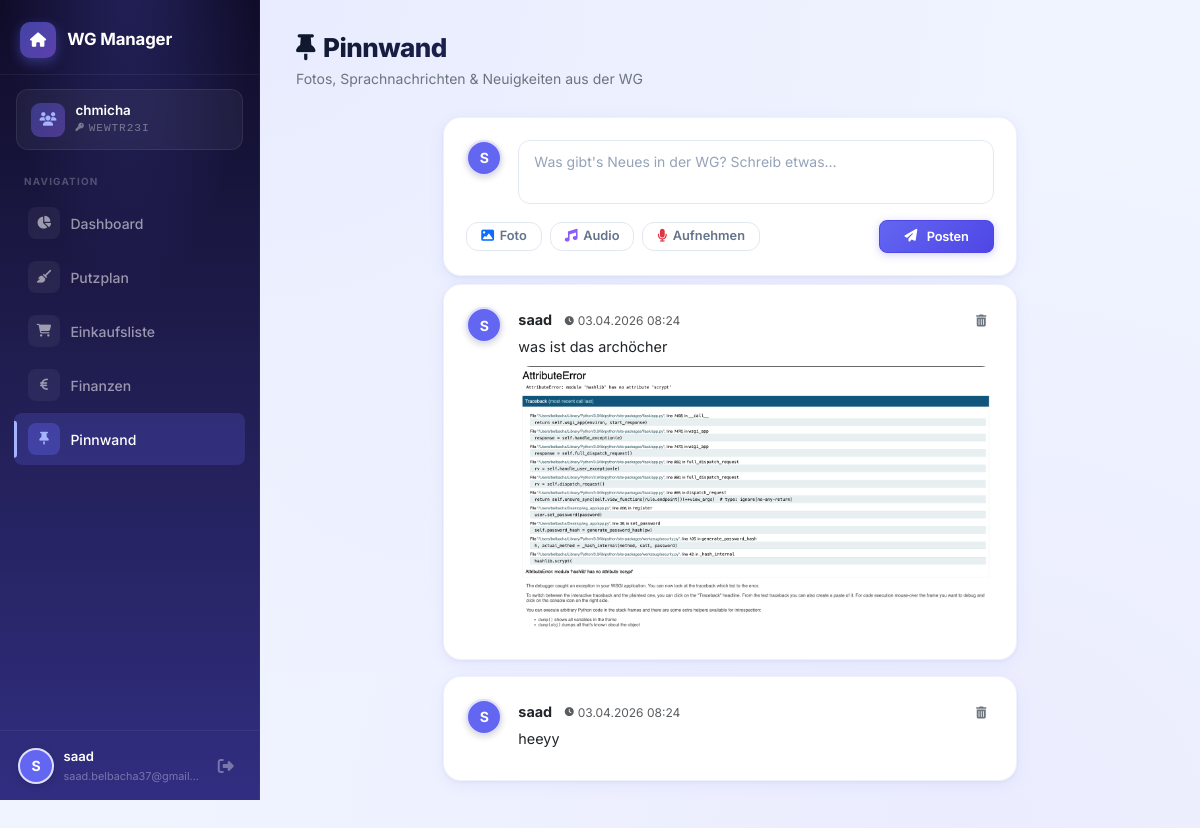
Page /feed (signed in) on the committed database.
### app.py (models this page shows, shortened)
class WG(db.Model):
    __tablename__ = 'wgs'
    id          = db.Column(db.Integer, primary_key=True)
    name        = db.Column(db.String(100), nullable=False)
    invite_code = db.Column(db.String(8),   unique=True, nullable=False)
    created_by  = db.Column(db.Integer, db.ForeignKey('users.id'), nullable=False)
    created_at  = db.Column(db.DateTime, default=datetime.utcnow)
    memberships    = db.relationship('WGMembership', backref='wg', lazy=True)
    tasks          = db.relationship('CleaningTask',  backref='wg', lazy=True)
    shopping_items = db.relationship('ShoppingItem',  backref='wg', lazy=True)
    expenses       = db.relationship('Expense',       backref='wg', lazy=True)
    feed_posts     = db.relationship('FeedPost',      backref='wg', lazy=True)

class User(UserMixin, db.Model):
    __tablename__ = 'users'
    id            = db.Column(db.Integer, primary_key=True)
    username      = db.Column(db.String(80),  unique=True, nullable=False)
    email         = db.Column(db.String(120), unique=True, nullable=False)
    password_hash = db.Column(db.String(256), nullable=False)
    avatar_color  = db.Column(db.String(7),   default='#6366f1')
    created_at    = db.Column(db.DateTime,    default=datetime.utcnow)
    def get_wg(self):
        m = WGMembership.query.filter_by(user_id=self.id).first()
        return db.session.get(WG, m.wg_id) if m else None

class FeedPost(db.Model):
    __tablename__ = 'feed_posts'
    id         = db.Column(db.Integer, primary_key=True)
    wg_id      = db.Column(db.Integer, db.ForeignKey('wgs.id'),   nullable=False)
    user_id    = db.Column(db.Integer, db.ForeignKey('users.id'), nullable=False)
    content    = db.Column(db.Text, default='')
    file_name  = db.Column(db.String(255), nullable=True)
    file_type  = db.Column(db.String(10),  nullable=True)   # 'image' | 'audio'
    created_at = db.Column(db.DateTime, default=datetime.utcnow)
    author     = db.relationship('User', foreign_keys=[user_id])

### app.py (the view)
@app.route('/feed')
@login_required
def feed():
    wg = current_user.get_wg()
    if not wg: return redirect(url_for('wg_setup'))
    posts = FeedPost.query.filter_by(wg_id=wg.id).order_by(FeedPost.created_at.desc()).limit(50).all()
    return render_template('feed.html', wg=wg, posts=posts)

### app.py (called while the page is built)
@login_manager.user_loader
def load_user(uid):
    return db.session.get(User, int(uid))

### templates/feed.html (shortened to what this page needs)
{% extends 'base.html' %}
{% block content %}
<div class="page-header">
  <h1><i class="fas fa-thumbtack text-orange me-2"></i>Pinnwand</h1>
  <p class="text-secondary">Fotos, Sprachnachrichten & Neuigkeiten aus der WG</p>
</div>
<div class="row g-3">
  <div class="col-lg-8 offset-lg-2">
    <div class="card mb-2" id="newPostCard">
      <div class="card-body">
        <form method="POST" action="{{ url_for('feed_post') }}" enctype="multipart/form-data" id="feedForm">
          <div class="d-flex gap-3 mb-3">
            <div class="user-avatar flex-shrink-0" style="background:{{ current_user.avatar_color }}">
              {{ current_user.username[0].upper() }}
            </div>
            <textarea name="content" id="postContent" class="form-control"
                      placeholder="Was gibt's Neues in der WG? Schreib etwas…"
                      rows="2" style="resize:none;border-radius:12px"></textarea>
          </div>
          <div class="d-flex align-items-center justify-content-between flex-wrap gap-2">
            <div class="d-flex gap-2">
              <label class="feed-action-btn" title="Foto hochladen">
                <i class="fas fa-image text-primary"></i>
                <span class="d-none d-sm-inline">Foto</span>
              </label>
              <label class="feed-action-btn" title="Audio hochladen">
                <i class="fas fa-music text-violet"></i>
                <span class="d-none d-sm-inline">Audio</span>
              </label>
              <button type="button" class="feed-action-btn" id="recordBtn" onclick="toggleRecording()" title="Sprachnachricht aufnehmen">
                <i class="fas fa-microphone text-danger"></i>
                <span class="d-none d-sm-inline">Aufnehmen</span>
              </button>
            </div>
            <button type="submit" class="btn btn-primary btn-sm px-4" id="postBtn">
              <i class="fas fa-paper-plane me-1"></i>Posten
            </button>
          </div>
        </form>
      </div>
    </div>
    {% if posts %}
      {% for post in posts %}
      <div class="feed-post-card card mb-3">
        <div class="card-body">
          <div class="d-flex align-items-start gap-3">
            <div class="user-avatar flex-shrink-0" style="background:{{ post.author.avatar_color }}">
              {{ post.author.username[0].upper() }}
            </div>
            <div class="flex-grow-1 min-w-0">
              <div class="d-flex align-items-center justify-content-between mb-1">
                <div>
                  <span class="fw-bold" style="font-size:.9rem">{{ post.author.username }}</span>
                  <span class="text-muted ms-2" style="font-size:.75rem">
                    {{ post.created_at.strftime('%d.%m.%Y %H:%M') }}
                  </span>
                </div>
                {% if post.user_id == current_user.id %}
                <form method="POST" action="{{ url_for('delete_feed_post', pid=post.id) }}">
                  <button type="submit" class="icon-btn text-secondary hover-danger"
                          onclick="return confirm('Beitrag löschen?')" title="Löschen">
                    <i class="fas fa-trash-can fa-xs"></i>
                  </button>
                </form>
                {% endif %}
              </div>
              {% if post.content %}
              <p class="mb-2" style="font-size:.9rem; line-height:1.6; white-space:pre-wrap">{{ post.content }}</p>
              {% endif %}
              {% if post.file_name %}
                {% if post.file_type == 'image' %}
                <div class="feed-media-wrap">
                  <img src="{{ url_for('uploaded_file', filename=post.file_name) }}"
                       alt="Bild" class="feed-image"
                       onclick="openLightbox(this.src)"/>
                </div>
                {% endif %}
              {% endif %}
            </div>
          </div>
        </div>
      </div>
      {% endfor %}
    {% endif %}
  </div>
</div>
{% endblock %}

### templates/base.html (shortened to what this page needs)
<!DOCTYPE html>
<html lang="de">
<head>
  <link rel="stylesheet" href="https://cdn.jsdelivr.net/npm/bootstrap@5.3.2/dist/css/bootstrap.min.css"/>
  <link rel="stylesheet" href="https://cdnjs.cloudflare.com/ajax/libs/font-awesome/6.5.0/css/all.min.css"/>
  <link rel="stylesheet" href="{{ url_for('static', filename='css/style.css') }}"/>
</head>
<body>
{% if current_user.is_authenticated %}
  {% set wg = current_user.get_wg() %}
  <div class="wrapper">
    <nav class="sidebar" id="sidebar">
      <div class="sidebar-header">
        <div class="sidebar-logo">
          <div class="logo-icon-sm"><i class="fas fa-home"></i></div>
          <span>WG Manager</span>
        </div>
      </div>
      {% if wg %}
      <div class="sidebar-wg-card">
        <div class="wg-icon"><i class="fas fa-users"></i></div>
        <div class="wg-info-text">
          <div class="wg-name-text">{{ wg.name }}</div>
          <div class="wg-code-text">{{ wg.invite_code }}</div>
        </div>
      </div>
      {% endif %}
      <div class="sidebar-section-label">Navigation</div>
      <ul class="sidebar-nav">
        <li>
          <a class="snav-link {% if request.endpoint == 'dashboard' %}active{% endif %}"
             href="{{ url_for('dashboard') }}">
            <span class="snav-icon"><i class="fas fa-chart-pie"></i></span>
            <span>Dashboard</span>
          </a>
        </li>
        {% if wg %}
        <li>
          <a class="snav-link {% if request.endpoint == 'tasks' %}active{% endif %}"
             href="{{ url_for('tasks') }}">
            <span class="snav-icon"><i class="fas fa-broom"></i></span>
            <span>Putzplan</span>
          </a>
        </li>
        <li>
          <a class="snav-link {% if request.endpoint == 'shopping' %}active{% endif %}"
             href="{{ url_for('shopping') }}">
            <span class="snav-icon"><i class="fas fa-cart-shopping"></i></span>
            <span>Einkaufsliste</span>
          </a>
        </li>
        <li>
          <a class="snav-link {% if request.endpoint == 'finance' %}active{% endif %}"
             href="{{ url_for('finance') }}">
            <span class="snav-icon"><i class="fas fa-euro-sign"></i></span>
            <span>Finanzen</span>
          </a>
        </li>
        <li>
          <a class="snav-link {% if request.endpoint == 'feed' %}active{% endif %}"
             href="{{ url_for('feed') }}">
            <span class="snav-icon"><i class="fas fa-thumbtack"></i></span>
            <span>Pinnwand</span>
          </a>
        </li>
        {% endif %}
      </ul>
      <div class="sidebar-footer">
        <div class="sf-user">
          <div class="user-avatar" style="background:{{ current_user.avatar_color }}">
            {{ current_user.username[0].upper() }}
          </div>
          <div class="sf-user-info">
            <div class="sf-username">{{ current_user.username }}</div>
            <div class="sf-email">{{ current_user.email }}</div>
          </div>
        </div>
        <a href="{{ url_for('logout') }}" class="logout-btn" title="Abmelden">
          <i class="fas fa-right-from-bracket"></i>
        </a>
      </div>
    </nav>
    <div class="main-content">
      {% block content %}{% endblock %}
    </div>
  </div>
{% endif %}
</body>
</html>

### rows in the picture
WG: name "chmicha", invite_code "WEWTR23I"
User: username "S", username "saad", email "saad.belbacha37@gmail…"
FeedPost: author "S", author.username "saad", created_at "03.04.2026 08:24", content "was ist das archöcher", file_name (picture)
FeedPost: author "S", author.username "saad", created_at "03.04.2026 08:24", content "heeyy"
